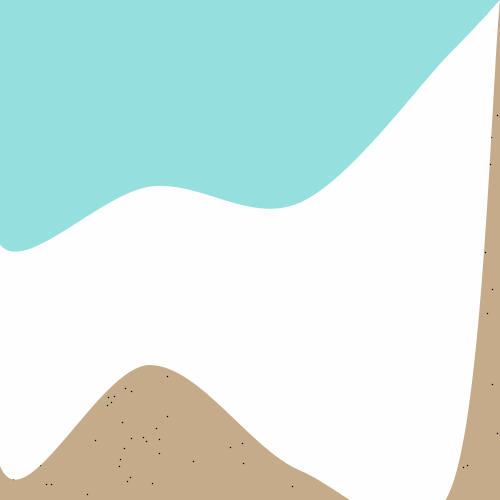
Frame 1 (no input)
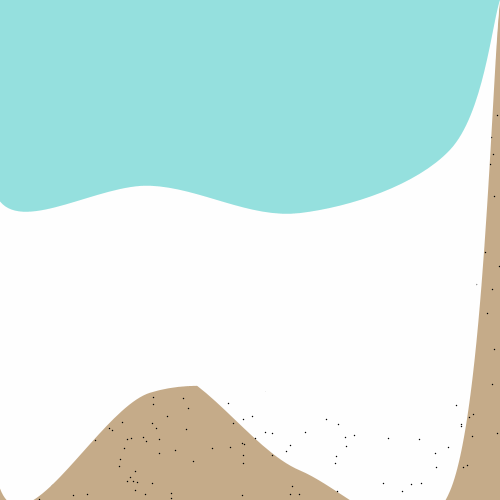
Frame 2 (the mouse pressed at the canvas centre, redrawn once)

The Processing sketch that drew these frames (run headless with seeded random() and noise(); the mouse was pressed at the canvas centre and the sketch redrawn once):

// Processing sketch: processing_11324
// ── processing_11324.pde

void setup() {
  size(500, 500);
  smooth();
  colorMode(RGB, 256);
  background(198, 172, 138);//薄茶色
  noLoop();
}

void draw() {
  
//砂浜
  for(int i = 0; i <= 350; i++) {
     strokeWeight(1.5);
     stroke(0, 0, 0);//黒
     point(random(width), random(0, 500));
}

//大波
  drawBigwave(0, 0);
  
//小波
  drawSmallwave(0, 0);
}

//大波
void drawBigwave(int x, int y) {
   noStroke();
   fill(255, 255, 255);//白
   beginShape();
   curveVertex(0, 0);
   curveVertex(0, 0);
   for(int i = 0; i <= 3; i++) {
     curveVertex(i*150, random(300, 500));
   }
   curveVertex(500, 0);
   curveVertex(500, 0);
   endShape();
}

//小波
void drawSmallwave(int x, int y) {
   noStroke();
   fill(74, 203, 200, 150);//水色
   beginShape();
   curveVertex(0, 0);
   curveVertex(0, 0);
   for(int i = 0; i <= 3; i++) {
     curveVertex(i*150, random(50, 250));
   }
   curveVertex(500, 0);
   curveVertex(500, 0);
   endShape();
   
}
